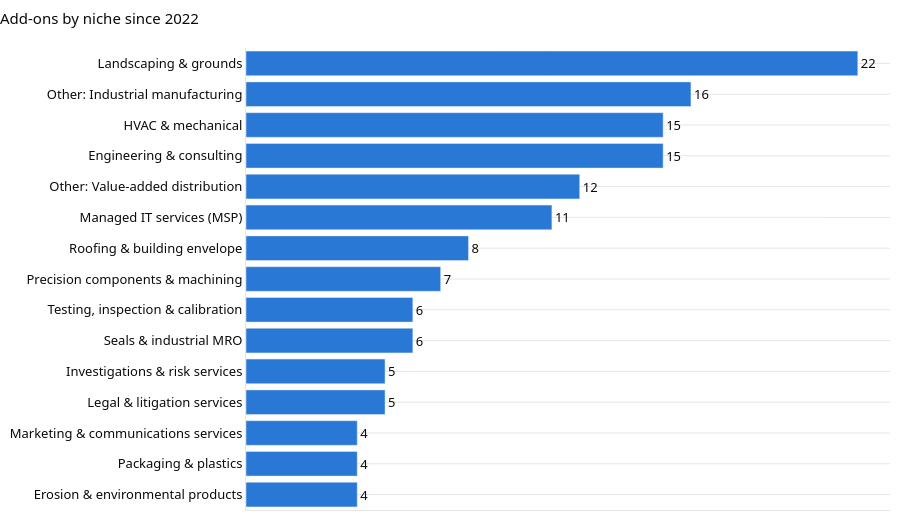

This figure's notebook cell:
### Markdown cell above
## 6 · Source

### Where is the consolidation? (add-ons by niche of the five focus sectors)
Momentum compares the last twelve months of add-ons with the twelve before.

### Code cell
from pedeals import sourcing as so
since_2022 = deals[deals["published_date"] >= "2022-01-01"]
cons = so.consolidation(since_2022)
display(cons.head(15))
charts.horizontal_counts(cons.head(15), "niche", "add_ons", "Add-ons by niche since 2022", "add-ons").show()

### Figure 1 — Plotly figure (JSON) as saved in the notebook; plotly's stock layout.template omitted (floating-point values rounded to 4 significant figures)
{"data": [{"cliponaxis": false, "hovertemplate": "<b>%{y}</b><br>%{x} add-ons<extra></extra>", "marker": {"color": "#2a78d6"}, "orientation": "h", "text": [4.0, 4.0, 4.0, 5.0, 5.0, 6.0, 6.0, 7.0, 8.0, 11.0, 12.0, 15.0, 15.0, 16.0, 22.0], "textposition": "outside", "type": "bar", "x": [4, 4, 4, 5, 5, 6, 6, 7, 8, 11, 12, 15, 15, 16, 22], "y": ["Erosion & environmental products", "Packaging & plastics", "Marketing & communications services", "Legal & litigation services", "Investigations & risk services", "Seals & industrial MRO", "Testing, inspection & calibration", "Precision components & machining", "Roofing & building envelope", "Managed IT services (MSP)", "Other: Value-added distribution", "Engineering & consulting", "HVAC & mechanical", "Other: Industrial manufacturing", "Landscaping & grounds"]}], "layout": {"font": {"color": "#0b0b0b", "family": "Source Sans Pro, Segoe UI, Helvetica, Arial, sans-serif", "size": 13}, "height": 520, "hoverlabel": {"font": {"size": 12}}, "margin": {"b": 10, "l": 10, "r": 10, "t": 48}, "paper_bgcolor": "rgba(0,0,0,0)", "plot_bgcolor": "rgba(0,0,0,0)", "showlegend": false, "title": {"font": {"size": 15}, "text": "Add-ons by niche since 2022", "x": 0, "xanchor": "left"}, "xaxis": {"gridcolor": "#e6e5e1", "linecolor": "#e6e5e1", "showgrid": false, "showticklabels": false, "zeroline": false}, "yaxis": {"gridcolor": "#e6e5e1", "linecolor": "#e6e5e1", "zeroline": false}}}
